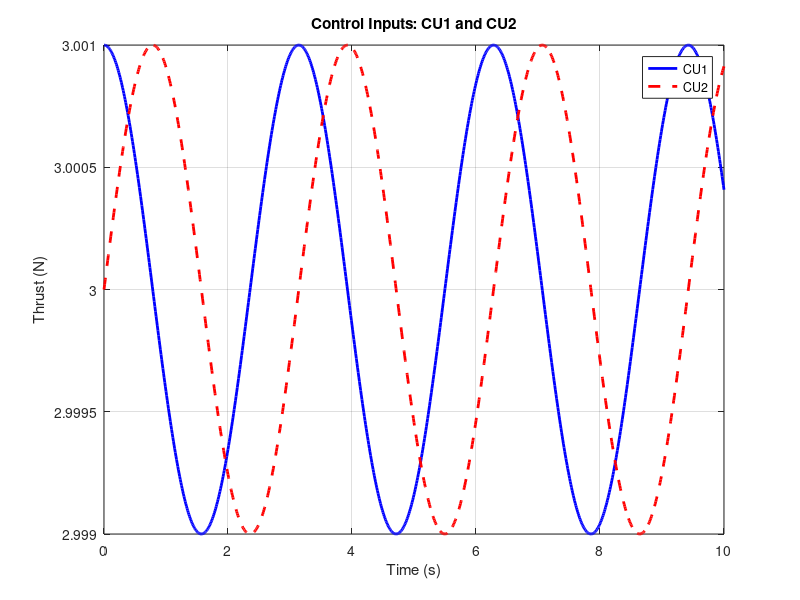

Recreate this plot in MATLAB. (Note: this script raises an error after producing the figure.)
clc;
clear; 
close all;

%%DEFINE VARIABLES
m = 0.5;         % mass [kg] 
r = 0.15;        % distance from center to rotors [m]
I = 0.005;       % moment of inertia [kg*m^2]
g = 9.81;        % gravity [m/s^2]
dt = 0.01;       % time step [s] 
theta = 0;       % angle [rads]
u1 = 2.45;       % force [N]
u2 = 2.45;       % force [N]

% Structure definition
rotor_data.m = m;
rotor_data.r = r;
rotor_data.I = I;
rotor_data.g = g;
rotor_data.dt = dt;
rotor_data.theta = theta;
rotor_data.u1 = u1;
rotor_data.u2 = u2;

t_max = 10;      % simulation duration [s]

% A matrix - System dynamics
A = [0  1  0  0   0   0;
     0  0  0  0   -cos(theta)*(u1+u2)/m   0;
     0  0  0  1   0   0;
     0  0  0  0   -sin(theta)*(u1+u2)/m   0;
     0  0  0  0   0   1;
     0  0  0  0   0   0];

% B matrix - Control input
B = [0       0;
     0       0;
     0       0;
     1/m     1/m;
     0       0;
     r/I     -r/I]; 

% C matrix - Measurements
C = [0  0  1  0  0  0;
     0  0  0  0  1  0;
     0  0  0  0  0  1];

D = zeros(3,2);  

%% STEP 3: CREATE STATE-SPACE OBJECT
quadrotor_sys = ss(A, B, C, D);


%% STEP 4: DEFINE TIME VECTOR
time = 0:dt:t_max;  

%% STEP 5: DEFINE CONTROL INPUTS
% Create CU1 and CU2 (time-varying control inputs)
CU1 = 3 + 0.001*cos(2*time);  
CU2 = 3 + 0.001*sin(2*time); 

% Combine for lsim
control_input = [CU1; CU2]';  

%% STEP 6: DEFINE NOISE AMPLITUDE

state_noise_amp = 0.004; % Process noise amplitude
measurement_noise_amp = 0.05; % Measurement noise amplitude

%% FIGURE 1: PLOT CONTROL INPUTS
figure(1);
plot(time, CU1, 'b-', 'LineWidth', 2); hold on;
plot(time, CU2, 'r--', 'LineWidth', 2);
xlabel('Time (s)');
ylabel('Thrust (N)');
title('Control Inputs: CU1 and CU2');
legend('CU1', 'CU2', 'Location', 'best');
grid on;

%% FIGURE 2: SYSTEM RESPONSE TO INPUTS
figure(2);
[output1, ~] = quadrotor_clean_physics_sim(A, C, control_input, time, rotor_data, []);
% system starts from zero

% Plot the outputs (measured states)
plot(time, output1(:,1), 'b-', 'LineWidth', 2); hold on;
plot(time, rad2deg(output1(:,2)), 'r-', 'LineWidth', 2);
plot(time, rad2deg(output1(:,3)), 'g-', 'LineWidth', 2);
xlabel('Time (s)');
ylabel('Output');
title('System Response to Control Inputs (Zero Initial Conditions)');
legend('y-position', 'theta', 'theta-dot', 'Location', 'best');
grid on;

%% FIGURE 3: PLOT OUTPUT DATA

% Add noise here. For now, it is identical to Figure 2

figure(3);
% This is the same as Figure 2 but showing the data extraction
[Ys, states1,~] = quadrotor_NOISY_physics_sim(A, C, control_input, time, rotor_data, [], state_noise_amp, measurement_noise_amp);

plot(time, Ys(:,1), 'b-', 'LineWidth', 2); hold on;
plot(time, rad2deg(Ys(:,2)), 'r-', 'LineWidth', 2);
plot(time, rad2deg(Ys(:,3)), 'g-', 'LineWidth', 2);
xlabel('Time (s)');
ylabel('Output');
title('Output Data: Ys vs Ti (Zero Initial Conditions)');
legend('y-measured', 'theta-measured', 'theta-dot-measured', 'Location', 'best');
grid on;

%% FIGURE 4: SYSTEM RESPONSE WITH INITIAL CONDITIONS
figure(4);

x0 = [0;0;1;0;0;0];

%[Ys2, ~, states2] = lsim(quadrotor_sys, control_input, time, x0); - for
%linear systems

[Ys2, states2] = quadrotor_clean_physics_sim(A, C, control_input, time, rotor_data, x0);

[output, state,Kalman_prediction] = quadrotor_NOISY_physics_sim(A, C, control_input, time, rotor_data, x0, state_noise_amp, measurement_noise_amp);

% Plot all states to see complete evolution
subplot(2,1,1);
plot(time, states2(:,1), 'b-', 'LineWidth', 2); hold on;
plot(time, states2(:,3), 'r-', 'LineWidth', 2);
xlabel('Time (s)'); ylabel('Position (m)');
title('Quadrotor Position (clean) (With Initial Conditions)');
legend('x-position', 'y-position', 'Location', 'best'); grid on;

subplot(2,1,2);
plot(time, rad2deg(states2(:,5)), 'g-', 'LineWidth', 2);
xlabel('Time (s)'); ylabel('Angle (deg)');
title('Pitch Angle Evolution (clean)'); grid on;

disp('=== Overal MATRICES ===');
disp('States matrix with initial conditions (first 5 rows):');
state_names = {'x_pos', 'x_vel', 'y_pos', 'y_vel', 'theta', 'theta_dot'};
results_table = array2table([time', states2], 'VariableNames', ['Time', state_names]);
disp(results_table(1:5,:));

disp('Output matrix with initial conditions (first 5 rows):');
output_names = {'y_measured', 'theta_measured', 'theta_dot_measured'};
output_table = array2table([time', Ys2], 'VariableNames', ['Time', output_names]);
disp(output_table(1:5,:));

%% STEP 7: KALMAN FILTER

% Kalman_prediction = kalman_filter(A,C,control_input,time,rotor_data,x0,Ys);
%% FIGURE 5: Noisy Simulation
figure(5)

subplot(2,1,1);
plot(time, state(:,1), 'b-', 'LineWidth', 2); hold on;
plot(time, state(:,3), 'r-', 'LineWidth', 2);
xlabel('Time (s)'); ylabel('Position (m)');
title('Quadrotor Position (noisy) (With Initial Conditions)');
legend('x-position', 'y-position', 'Location', 'best'); grid on;

subplot(2,1,2);
plot(time, rad2deg(state(:,5)), 'g-', 'LineWidth', 2);
xlabel('Time (s)'); ylabel('Angle (deg)');
title('Pitch Angle Evolution (noisy)'); grid on;
%% FIGURE 6: Temporary display of Kalman filter results
figure(6)

subplot(2,1,1);
plot(time,Kalman_prediction(:,1), 'b-', 'LineWidth', 2); hold on;
plot(time, Kalman_prediction(:,3), 'r-', 'LineWidth', 2);
xlabel('Time (s)'); ylabel('Position (m)');
title('Quadrotor Position (With Initial Conditions) From Extended Kalman Filter');
legend('x-position', 'y-position', 'Location', 'best'); grid on;

subplot(2,1,2);
plot(time, rad2deg(Kalman_prediction(:,5)), 'g-', 'LineWidth', 2);
xlabel('Time (s)'); ylabel('Angle (deg)');
title('Pitch Angle Evolution'); grid on;
